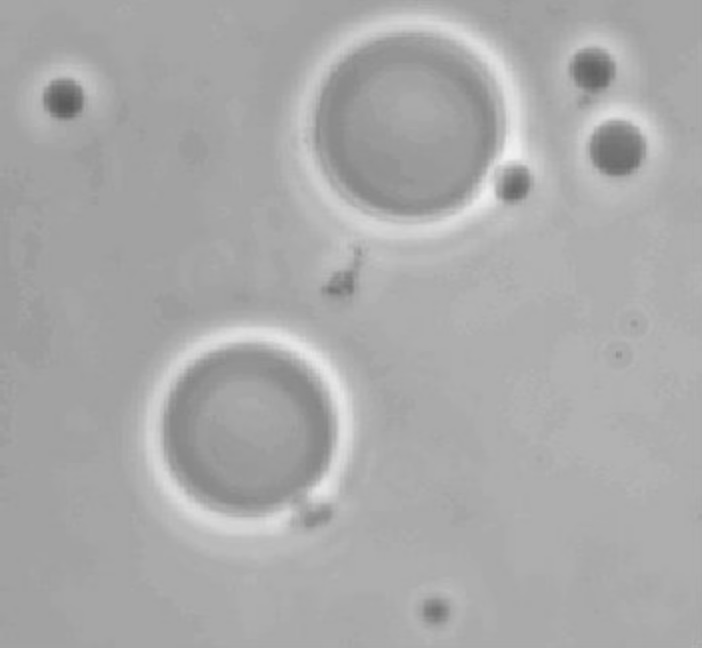
#> input picture 11_Image_Segmentation/otsu_un_umbral/imagen4.jpg, 702 x 648 px
$ python otsu_umbral.py
#> lines starting #> are read from the running program, lines starting #| are printed output that depends on the picture; after the words box and inside, x2 and y2 are one past the last pixel; in counts of white or black regions, pixels touching at a corner belong together; long printed decimals are rounded
#> further down, A is the input picture: shape (648, 702, 3); min 90, max 242, mean 169.6
import matplotlib.pyplot as plt
import imageio
# from scipy import signal
import numpy as np


def otsu_umbral(A):
    # Función que toma una imagen y calcula un valor de corte para
    # segmentar la imagen en 2 tonos de gris.
    # Entradas: - A: imagen en blanco y negro.
    # Salidas: - imagen segmentada con dos tonos de gris.
    m = len(A)
#> m = 648
    n = len(A[0])
#> n = 702
    # Paso 0:
    # _, q = np.histogram(A, bins=256, range=(0, 256))
    q, _ = np.histogram(A, bins=255, range=(0, 255))
#> q = 255 values, max 154173 at index 162, min 0 at index 0, mean 5351.7
    # Paso 1:
    h = q / (m * n)
#> h = 255 values, max 0.339 at index 162, min 0 at index 0, mean 0.0118
    k = len(h)
#> k = 255
    p_vector = np.zeros(k)
#> p_vector = 255 values from 0 to 0
    p = 0
    # Paso 2
    for i in range(0, k):
        p += h[i]
        p_vector[i] = p
#> after the loop, p = 3; p_vector = 255 values from 0 to 3

    # Paso 3
    m_c = np.zeros(k)
#> m_c = 255 values from 0 to 0
    m_ = 0
    for i in range(0, k):
        m_ += i * h[i]
        m_c[i] = m_
#> after the loop, m_ = 508.9; m_c = 255 values from 0 to 508.9
    # Paso 4
    mg = m_c[-1]
#> mg = 508.9
    print(mg)
#| 508.851
    # Paso 5
    vector_sigma = np.zeros(k)
#> vector_sigma = 255 values from 0 to 0
    for i in range(0, k):
        denominador = p_vector[i] * (1 - p_vector[i])
        if denominador == 0:
            vector_sigma[i] = 0
        else:
            vector_sigma[i] = ((mg * p_vector[i] - m_c[i]) ** 2) / (p_vector[i] * (1 - p_vector[i]))
#> this loop made 255 passes
#> denominador on passes 1 to 3: 0, 0, 0
#> after the loop, vector_sigma = 255 values, max 5240135.3 at index 164, min -1411817.3 at index 165, mean -42757.5

    # Paso 6
    T = np.where(vector_sigma == np.max(vector_sigma))
#> T = ([164],)
    T = T[0][0]
#> T = 164
    print(np.max(vector_sigma))
#| 5240135.330

    B = np.zeros((m, n, 3))
    B[A > T] = 255
    B[A <= T] = 0
    return B.astype(np.uint8)


A = imageio.imread("imagen4.jpg")
B = otsu_umbral(A)
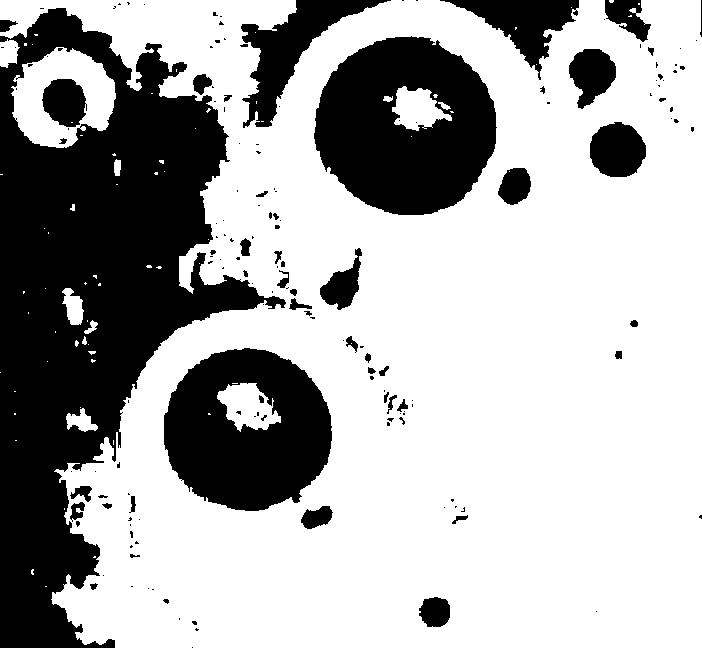
#> B: shape (648, 702, 3); 67.4% white; 165 black regions (113 under 20 px), largest, box (x1, y1, x2, y2) and area: (0, 8, 286, 648) 82254, (314, 36, 497, 215) 23426, (164, 348, 332, 511) 19391

plt.figure()
plt.subplot(121)
plt.title("Imagen original")
plt.imshow(A)
plt.subplot(122)
plt.title("Imagen segmentada")
plt.imshow(B, cmap="gray")
plt.show()
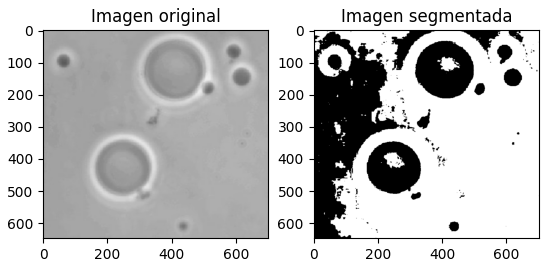
#> figure drawn by matplotlib, 2 panels
